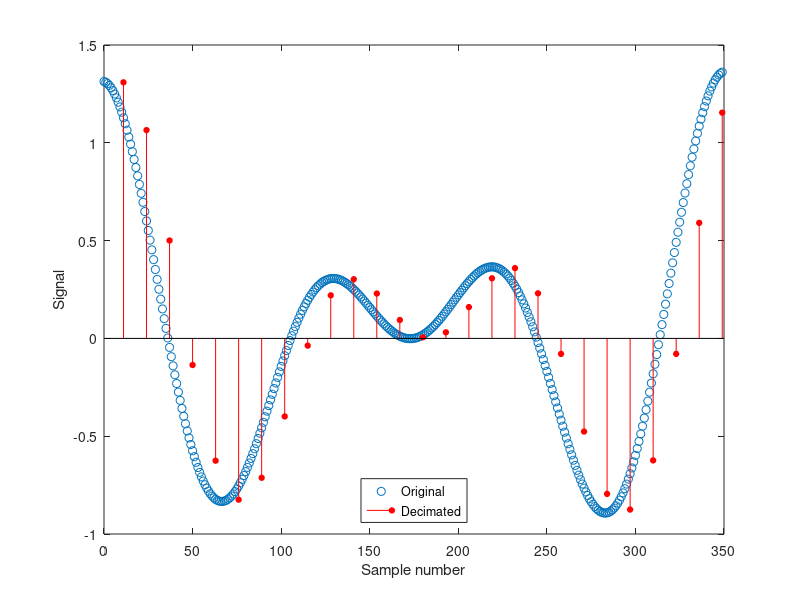

MATLAB code for this plot:
% Decimate a Signal Using the Chebyshev Filter
% Create a signal with two sinusoids. Decimate it by a factor of 13 using a Chebyshev IIR filter of order 5.

r = 13;
n = 16:365;
lx = length(n);
x = sin(2*pi*n/153) + cos(2*pi*n/127);

plot(0:lx-1,x,'o')
hold on
y = decimate(x,r,5);
stem(lx-1:-r:0,fliplr(y),'ro','filled','markersize',4)

legend('Original','Decimated','Location','south')
xlabel('Sample number')
ylabel('Signal')